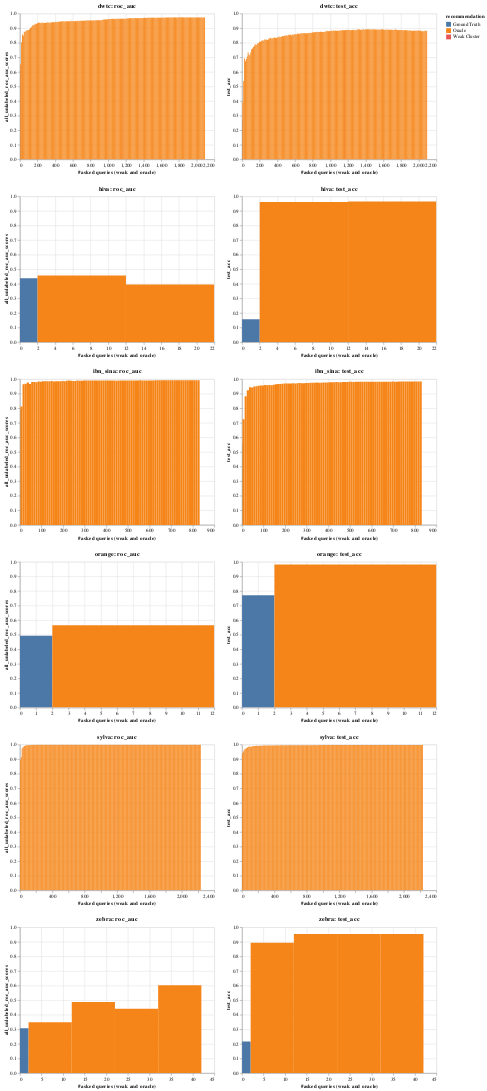

Notebook code cell kept with this figure:
### Code cell
pre_fetch_data(3)
visualise_top_n(3)

### Figure 1 — Vega-Lite specification as saved in the notebook (floating-point values rounded to 4 significant figures; data arrays with more than 128 entries replaced by an {"elided": "..."} marker saying what was removed)
{"config": {"view": {"continuousWidth": 400, "continuousHeight": 300}}, "vconcat": [{"hconcat": [{"mark": "rect", "encoding": {"color": {"type": "nominal", "field": "recommendation", "scale": {"scheme": "tableau10"}}, "tooltip": [{"type": "quantitative", "field": "iteration"}, {"type": "quantitative", "field": "f1"}, {"type": "quantitative", "field": "test_acc"}, {"type": "quantitative", "field": "all_unlabeled_roc_auc_scores"}, {"type": "quantitative", "field": "query_strong_accuracy_list"}, {"type": "quantitative", "field": "query_length"}, {"type": "nominal", "field": "recommendation"}], "x": {"type": "quantitative", "field": "asked_queries_end", "title": "#asked queries (weak and oracle)"}, "x2": {"field": "asked_queries"}, "y": {"type": "quantitative", "field": "all_unlabeled_roc_auc_scores", "scale": {"domain": [0, 1]}}}, "selection": {"selector205": {"type": "interval", "bind": "scales", "encodings": ["x", "y"]}}, "title": "dwtc: roc_auc"}, {"mark": "rect", "encoding": {"color": {"type": "nominal", "field": "recommendation", "scale": {"scheme": "tableau10"}}, "tooltip": [{"type": "quantitative", "field": "iteration"}, {"type": "quantitative", "field": "f1"}, {"type": "quantitative", "field": "test_acc"}, {"type": "quantitative", "field": "all_unlabeled_roc_auc_scores"}, {"type": "quantitative", "field": "query_strong_accuracy_list"}, {"type": "quantitative", "field": "query_length"}, {"type": "nominal", "field": "recommendation"}], "x": {"type": "quantitative", "field": "asked_queries_end", "title": "#asked queries (weak and oracle)"}, "x2": {"field": "asked_queries"}, "y": {"type": "quantitative", "field": "test_acc", "scale": {"domain": [0, 1]}}}, "selection": {"selector205": {"type": "interval", "bind": "scales", "encodings": ["x", "y"]}}, "title": "dwtc: test_acc"}], "data": {"name": "data-86c7d7504094e774080382de199ed3ca"}}, {"hconcat": [{"mark": "rect", "encoding": {"color": {"type": "nominal", "field": "recommendation", "scale": {"scheme": "tableau10"}}, "tooltip": [{"type": "quantitative", "field": "iteration"}, {"type": "quantitative", "field": "f1"}, {"type": "quantitative", "field": "test_acc"}, {"type": "quantitative", "field": "all_unlabeled_roc_auc_scores"}, {"type": "quantitative", "field": "query_strong_accuracy_list"}, {"type": "quantitative", "field": "query_length"}, {"type": "nominal", "field": "recommendation"}], "x": {"type": "quantitative", "field": "asked_queries_end", "title": "#asked queries (weak and oracle)"}, "x2": {"field": "asked_queries"}, "y": {"type": "quantitative", "field": "all_unlabeled_roc_auc_scores", "scale": {"domain": [0, 1]}}}, "selection": {"selector206": {"type": "interval", "bind": "scales", "encodings": ["x", "y"]}}, "title": "hiva: roc_auc"}, {"mark": "rect", "encoding": {"color": {"type": "nominal", "field": "recommendation", "scale": {"scheme": "tableau10"}}, "tooltip": [{"type": "quantitative", "field": "iteration"}, {"type": "quantitative", "field": "f1"}, {"type": "quantitative", "field": "test_acc"}, {"type": "quantitative", "field": "all_unlabeled_roc_auc_scores"}, {"type": "quantitative", "field": "query_strong_accuracy_list"}, {"type": "quantitative", "field": "query_length"}, {"type": "nominal", "field": "recommendation"}], "x": {"type": "quantitative", "field": "asked_queries_end", "title": "#asked queries (weak and oracle)"}, "x2": {"field": "asked_queries"}, "y": {"type": "quantitative", "field": "test_acc", "scale": {"domain": [0, 1]}}}, "selection": {"selector206": {"type": "interval", "bind": "scales", "encodings": ["x", "y"]}}, "title": "hiva: test_acc"}], "data": {"name": "data-441b51db387d90955b06e2236fc32f04"}}, {"hconcat": [{"mark": "rect", "encoding": {"color": {"type": "nominal", "field": "recommendation", "scale": {"scheme": "tableau10"}}, "tooltip": [{"type": "quantitative", "field": "iteration"}, {"type": "quantitative", "field": "f1"}, {"type": "quantitative", "field": "test_acc"}, {"type": "quantitative", "field": "all_unlabeled_roc_auc_scores"}, {"type": "quantitative", "field": "query_strong_accuracy_list"}, {"type": "quantitative", "field": "query_length"}, {"type": "nominal", "field": "recommendation"}], "x": {"type": "quantitative", "field": "asked_queries_end", "title": "#asked queries (weak and oracle)"}, "x2": {"field": "asked_queries"}, "y": {"type": "quantitative", "field": "all_unlabeled_roc_auc_scores", "scale": {"domain": [0, 1]}}}, "selection": {"selector207": {"type": "interval", "bind": "scales", "encodings": ["x", "y"]}}, "title": "ibn_sina: roc_auc"}, {"mark": "rect", "encoding": {"color": {"type": "nominal", "field": "recommendation", "scale": {"scheme": "tableau10"}}, "tooltip": [{"type": "quantitative", "field": "iteration"}, {"type": "quantitative", "field": "f1"}, {"type": "quantitative", "field": "test_acc"}, {"type": "quantitative", "field": "all_unlabeled_roc_auc_scores"}, {"type": "quantitative", "field": "query_strong_accuracy_list"}, {"type": "quantitative", "field": "query_length"}, {"type": "nominal", "field": "recommendation"}], "x": {"type": "quantitative", "field": "asked_queries_end", "title": "#asked queries (weak and oracle)"}, "x2": {"field": "asked_queries"}, "y": {"type": "quantitative", "field": "test_acc", "scale": {"domain": [0, 1]}}}, "selection": {"selector207": {"type": "interval", "bind": "scales", "encodings": ["x", "y"]}}, "title": "ibn_sina: test_acc"}], "data": {"name": "data-3ebfad9fd6dd216d67979ad9940a95c4"}}, {"hconcat": [{"mark": "rect", "encoding": {"color": {"type": "nominal", "field": "recommendation", "scale": {"scheme": "tableau10"}}, "tooltip": [{"type": "quantitative", "field": "iteration"}, {"type": "quantitative", "field": "f1"}, {"type": "quantitative", "field": "test_acc"}, {"type": "quantitative", "field": "all_unlabeled_roc_auc_scores"}, {"type": "quantitative", "field": "query_strong_accuracy_list"}, {"type": "quantitative", "field": "query_length"}, {"type": "nominal", "field": "recommendation"}], "x": {"type": "quantitative", "field": "asked_queries_end", "title": "#asked queries (weak and oracle)"}, "x2": {"field": "asked_queries"}, "y": {"type": "quantitative", "field": "all_unlabeled_roc_auc_scores", "scale": {"domain": [0, 1]}}}, "selection": {"selector208": {"type": "interval", "bind": "scales", "encodings": ["x", "y"]}}, "title": "orange: roc_auc"}, {"mark": "rect", "encoding": {"color": {"type": "nominal", "field": "recommendation", "scale": {"scheme": "tableau10"}}, "tooltip": [{"type": "quantitative", "field": "iteration"}, {"type": "quantitative", "field": "f1"}, {"type": "quantitative", "field": "test_acc"}, {"type": "quantitative", "field": "all_unlabeled_roc_auc_scores"}, {"type": "quantitative", "field": "query_strong_accuracy_list"}, {"type": "quantitative", "field": "query_length"}, {"type": "nominal", "field": "recommendation"}], "x": {"type": "quantitative", "field": "asked_queries_end", "title": "#asked queries (weak and oracle)"}, "x2": {"field": "asked_queries"}, "y": {"type": "quantitative", "field": "test_acc", "scale": {"domain": [0, 1]}}}, "selection": {"selector208": {"type": "interval", "bind": "scales", "encodings": ["x", "y"]}}, "title": "orange: test_acc"}], "data": {"name": "data-97ec995fb9584396f208af4c2eb66777"}}, {"hconcat": [{"mark": "rect", "encoding": {"color": {"type": "nominal", "field": "recommendation", "scale": {"scheme": "tableau10"}}, "tooltip": [{"type": "quantitative", "field": "iteration"}, {"type": "quantitative", "field": "f1"}, {"type": "quantitative", "field": "test_acc"}, {"type": "quantitative", "field": "all_unlabeled_roc_auc_scores"}, {"type": "quantitative", "field": "query_strong_accuracy_list"}, {"type": "quantitative", "field": "query_length"}, {"type": "nominal", "field": "recommendation"}], "x": {"type": "quantitative", "field": "asked_queries_end", "title": "#asked queries (weak and oracle)"}, "x2": {"field": "asked_queries"}, "y": {"type": "quantitative", "field": "all_unlabeled_roc_auc_scores", "scale": {"domain": [0, 1]}}}, "selection": {"selector209": {"type": "interval", "bind": "scales", "encodings": ["x", "y"]}}, "title": "sylva: roc_auc"}, {"mark": "rect", "encoding": {"color": {"type": "nominal", "field": "recommendation", "scale": {"scheme": "tableau10"}}, "tooltip": [{"type": "quantitative", "field": "iteration"}, {"type": "quantitative", "field": "f1"}, {"type": "quantitative", "field": "test_acc"}, {"type": "quantitative", "field": "all_unlabeled_roc_auc_scores"}, {"type": "quantitative", "field": "query_strong_accuracy_list"}, {"type": "quantitative", "field": "query_length"}, {"type": "nominal", "field": "recommendation"}], "x": {"type": "quantitative", "field": "asked_queries_end", "title": "#asked queries (weak and oracle)"}, "x2": {"field": "asked_queries"}, "y": {"type": "quantitative", "field": "test_acc", "scale": {"domain": [0, 1]}}}, "selection": {"selector209": {"type": "interval", "bind": "scales", "encodings": ["x", "y"]}}, "title": "sylva: test_acc"}], "data": {"name": "data-3457204060286b50a53770be193c1ab2"}}, {"hconcat": [{"mark": "rect", "encoding": {"color": {"type": "nominal", "field": "recommendation", "scale": {"scheme": "tableau10"}}, "tooltip": [{"type": "quantitative", "field": "iteration"}, {"type": "quantitative", "field": "f1"}, {"type": "quantitative", "field": "test_acc"}, {"type": "quantitative", "field": "all_unlabeled_roc_auc_scores"}, {"type": "quantitative", "field": "query_strong_accuracy_list"}, {"type": "quantitative", "field": "query_length"}, {"type": "nominal", "field": "recommendation"}], "x": {"type": "quantitative", "field": "asked_queries_end", "title": "#asked queries (weak and oracle)"}, "x2": {"field": "asked_queries"}, "y": {"type": "quantitative", "field": "all_unlabeled_roc_auc_scores", "scale": {"domain": [0, 1]}}}, "selection": {"selector210": {"type": "interval", "bind": "scales", "encodings": ["x", "y"]}}, "title": "zebra: roc_auc"}, {"mark": "rect", "encoding": {"color": {"type": "nominal", "field": "recommendation", "scale": {"scheme": "tableau10"}}, "tooltip": [{"type": "quantitative", "field": "iteration"}, {"type": "quantitative", "field": "f1"}, {"type": "quantitative", "field": "test_acc"}, {"type": "quantitative", "field": "all_unlabeled_roc_auc_scores"}, {"type": "quantitative", "field": "query_strong_accuracy_list"}, {"type": "quantitative", "field": "query_length"}, {"type": "nominal", "field": "recommendation"}], "x": {"type": "quantitative", "field": "asked_queries_end", "title": "#asked queries (weak and oracle)"}, "x2": {"field": "asked_queries"}, "y": {"type": "quantitative", "field": "test_acc", "scale": {"domain": [0, 1]}}}, "selection": {"selector210": {"type": "interval", "bind": "scales", "encodings": ["x", "y"]}}, "title": "zebra: test_acc"}], "data": {"name": "data-6445366b4731e386a305e75138919ada"}}], "$schema": "https://vega.github.io/schema/vega-lite/v4.0.2.json", "datasets": {"data-86c7d7504094e774080382de199ed3ca": {"elided": "211 records"}, "data-441b51db387d90955b06e2236fc32f04": [{"iteration": 0, "all_unlabeled_roc_auc_scores": 0.4379, "query_length": 2, "recommendation": "Ground Truth", "query_strong_accuracy_list": null, "f1": 0.2268, "test_acc": 0.1573, "asked_queries": 2, "asked_queries_end": 0}, {"iteration": 1, "all_unlabeled_roc_auc_scores": 0.4564, "query_length": 10, "recommendation": "Oracle", "query_strong_accuracy_list": null, "f1": 0.9459, "test_acc": 0.9614, "asked_queries": 12, "asked_queries_end": 2}, {"iteration": 2, "all_unlabeled_roc_auc_scores": 0.3947, "query_length": 10, "recommendation": "Oracle", "query_strong_accuracy_list": null, "f1": 0.9475, "test_acc": 0.9648, "asked_queries": 22, "asked_queries_end": 12}], "data-3ebfad9fd6dd216d67979ad9940a95c4": [{"iteration": 0, "all_unlabeled_roc_auc_scores": 0.79, "query_length": 2, "recommendation": "Ground Truth", "query_strong_accuracy_list": null, "f1": 0.5336, "test_acc": 0.5487, "asked_queries": 2, "asked_queries_end": 0}, {"iteration": 1, "all_unlabeled_roc_auc_scores": 0.8119, "query_length": 10, "recommendation": "Oracle", "query_strong_accuracy_list": null, "f1": 0.7248, "test_acc": 0.7242, "asked_queries": 12, "asked_queries_end": 2}, {"iteration": 2, "all_unlabeled_roc_auc_scores": 0.9649, "query_length": 10, "recommendation": "Oracle", "query_strong_accuracy_list": null, "f1": 0.8789, "test_acc": 0.8829, "asked_queries": 22, "asked_queries_end": 12}, {"iteration": 3, "all_unlabeled_roc_auc_scores": 0.9672, "query_length": 10, "recommendation": "Oracle", "query_strong_accuracy_list": null, "f1": 0.9229, "test_acc": 0.9232, "asked_queries": 32, "asked_queries_end": 22}, {"iteration": 4, "all_unlabeled_roc_auc_scores": 0.9772, "query_length": 10, "recommendation": "Oracle", "query_strong_accuracy_list": null, "f1": 0.944, "test_acc": 0.9441, "asked_queries": 42, "asked_queries_end": 32}, {"iteration": 5, "all_unlabeled_roc_auc_scores": 0.9668, "query_length": 10, "recommendation": "Oracle", "query_strong_accuracy_list": null, "f1": 0.9418, "test_acc": 0.9419, "asked_queries": 52, "asked_queries_end": 42}, {"iteration": 6, "all_unlabeled_roc_auc_scores": 0.9802, "query_length": 10, "recommendation": "Oracle", "query_strong_accuracy_list": null, "f1": 0.9491, "test_acc": 0.9492, "asked_queries": 62, "asked_queries_end": 52}, {"iteration": 7, "all_unlabeled_roc_auc_scores": 0.9793, "query_length": 10, "recommendation": "Oracle", "query_strong_accuracy_list": null, "f1": 0.951, "test_acc": 0.951, "asked_queries": 72, "asked_queries_end": 62}, {"iteration": 8, "all_unlabeled_roc_auc_scores": 0.9791, "query_length": 10, "recommendation": "Oracle", "query_strong_accuracy_list": null, "f1": 0.954, "test_acc": 0.954, "asked_queries": 82, "asked_queries_end": 72}, {"iteration": 9, "all_unlabeled_roc_auc_scores": 0.9828, "query_length": 10, "recommendation": "Oracle", "query_strong_accuracy_list": null, "f1": 0.9557, "test_acc": 0.9557, "asked_queries": 92, "asked_queries_end": 82}, {"iteration": 10, "all_unlabeled_roc_auc_scores": 0.9819, "query_length": 10, "recommendation": "Oracle", "query_strong_accuracy_list": null, "f1": 0.9555, "test_acc": 0.9559, "asked_queries": 102, "asked_queries_end": 92}, {"iteration": 11, "all_unlabeled_roc_auc_scores": 0.9857, "query_length": 10, "recommendation": "Oracle", "query_strong_accuracy_list": null, "f1": 0.9598, "test_acc": 0.96, "asked_queries": 112, "asked_queries_end": 102}, {"iteration": 12, "all_unlabeled_roc_auc_scores": 0.9844, "query_length": 10, "recommendation": "Oracle", "query_strong_accuracy_list": null, "f1": 0.958, "test_acc": 0.9582, "asked_queries": 122, "asked_queries_end": 112}, {"iteration": 13, "all_unlabeled_roc_auc_scores": 0.9858, "query_length": 10, "recommendation": "Oracle", "query_strong_accuracy_list": null, "f1": 0.9592, "test_acc": 0.9594, "asked_queries": 132, "asked_queries_end": 122}, {"iteration": 14, "all_unlabeled_roc_auc_scores": 0.9852, "query_length": 10, "recommendation": "Oracle", "query_strong_accuracy_list": null, "f1": 0.957, "test_acc": 0.9572, "asked_queries": 142, "asked_queries_end": 132}, {"iteration": 15, "all_unlabeled_roc_auc_scores": 0.987, "query_length": 10, "recommendation": "Oracle", "query_strong_accuracy_list": null, "f1": 0.9614, "test_acc": 0.9616, "asked_queries": 152, "asked_queries_end": 142}, {"iteration": 16, "all_unlabeled_roc_auc_scores": 0.9836, "query_length": 10, "recommendation": "Oracle", "query_strong_accuracy_list": null, "f1": 0.9646, "test_acc": 0.9648, "asked_queries": 162, "asked_queries_end": 152}, {"iteration": 17, "all_unlabeled_roc_auc_scores": 0.9846, "query_length": 10, "recommendation": "Oracle", "query_strong_accuracy_list": null, "f1": 0.9664, "test_acc": 0.9666, "asked_queries": 172, "asked_queries_end": 162}, {"iteration": 18, "all_unlabeled_roc_auc_scores": 0.9855, "query_length": 10, "recommendation": "Oracle", "query_strong_accuracy_list": null, "f1": 0.9669, "test_acc": 0.9669, "asked_queries": 182, "asked_queries_end": 172}, {"iteration": 19, "all_unlabeled_roc_auc_scores": 0.9849, "query_length": 10, "recommendation": "Oracle", "query_strong_accuracy_list": null, "f1": 0.9679, "test_acc": 0.9679, "asked_queries": 192, "asked_queries_end": 182}, {"iteration": 20, "all_unlabeled_roc_auc_scores": 0.9868, "query_length": 10, "recommendation": "Oracle", "query_strong_accuracy_list": null, "f1": 0.9688, "test_acc": 0.9689, "asked_queries": 202, "asked_queries_end": 192}, {"iteration": 21, "all_unlabeled_roc_auc_scores": 0.9851, "query_length": 10, "recommendation": "Oracle", "query_strong_accuracy_list": null, "f1": 0.9698, "test_acc": 0.9699, "asked_queries": 212, "asked_queries_end": 202}, {"iteration": 22, "all_unlabeled_roc_auc_scores": 0.9886, "query_length": 10, "recommendation": "Oracle", "query_strong_accuracy_list": null, "f1": 0.9702, "test_acc": 0.9703, "asked_queries": 222, "asked_queries_end": 212}, {"iteration": 23, "all_unlabeled_roc_auc_scores": 0.9898, "query_length": 10, "recommendation": "Oracle", "query_strong_accuracy_list": null, "f1": 0.97, "test_acc": 0.97, "asked_queries": 232, "asked_queries_end": 222}, {"iteration": 24, "all_unlabeled_roc_auc_scores": 0.9886, "query_length": 10, "recommendation": "Oracle", "query_strong_accuracy_list": null, "f1": 0.9713, "test_acc": 0.9713, "asked_queries": 242, "asked_queries_end": 232}, {"iteration": 25, "all_unlabeled_roc_auc_scores": 0.9863, "query_length": 10, "recommendation": "Oracle", "query_strong_accuracy_list": null, "f1": 0.9702, "test_acc": 0.9703, "asked_queries": 252, "asked_queries_end": 242}, {"iteration": 26, "all_unlabeled_roc_auc_scores": 0.9866, "query_length": 10, "recommendation": "Oracle", "query_strong_accuracy_list": null, "f1": 0.972, "test_acc": 0.9721, "asked_queries": 262, "asked_queries_end": 252}, {"iteration": 27, "all_unlabeled_roc_auc_scores": 0.9896, "query_length": 10, "recommendation": "Oracle", "query_strong_accuracy_list": null, "f1": 0.9727, "test_acc": 0.9728, "asked_queries": 272, "asked_queries_end": 262}, {"iteration": 28, "all_unlabeled_roc_auc_scores": 0.9882, "query_length": 10, "recommendation": "Oracle", "query_strong_accuracy_list": null, "f1": 0.9709, "test_acc": 0.971, "asked_queries": 282, "asked_queries_end": 272}, {"iteration": 29, "all_unlabeled_roc_auc_scores": 0.9886, "query_length": 10, "recommendation": "Oracle", "query_strong_accuracy_list": null, "f1": 0.972, "test_acc": 0.9721, "asked_queries": 292, "asked_queries_end": 282}, {"iteration": 30, "all_unlabeled_roc_auc_scores": 0.9898, "query_length": 10, "recommendation": "Oracle", "query_strong_accuracy_list": null, "f1": 0.9724, "test_acc": 0.9725, "asked_queries": 302, "asked_queries_end": 292}, {"iteration": 31, "all_unlabeled_roc_auc_scores": 0.9905, "query_length": 10, "recommendation": "Oracle", "query_strong_accuracy_list": null, "f1": 0.9736, "test_acc": 0.9736, "asked_queries": 312, "asked_queries_end": 302}, {"iteration": 32, "all_unlabeled_roc_auc_scores": 0.99, "query_length": 10, "recommendation": "Oracle", "query_strong_accuracy_list": null, "f1": 0.974, "test_acc": 0.9741, "asked_queries": 322, "asked_queries_end": 312}, {"iteration": 33, "all_unlabeled_roc_auc_scores": 0.99, "query_length": 10, "recommendation": "Oracle", "query_strong_accuracy_list": null, "f1": 0.975, "test_acc": 0.975, "asked_queries": 332, "asked_queries_end": 322}, {"iteration": 34, "all_unlabeled_roc_auc_scores": 0.99, "query_length": 10, "recommendation": "Oracle", "query_strong_accuracy_list": null, "f1": 0.9751, "test_acc": 0.9752, "asked_queries": 342, "asked_queries_end": 332}, {"iteration": 35, "all_unlabeled_roc_auc_scores": 0.9898, "query_length": 10, "recommendation": "Oracle", "query_strong_accuracy_list": null, "f1": 0.9759, "test_acc": 0.9759, "asked_queries": 352, "asked_queries_end": 342}, {"iteration": 36, "all_unlabeled_roc_auc_scores": 0.9899, "query_length": 10, "recommendation": "Oracle", "query_strong_accuracy_list": null, "f1": 0.9751, "test_acc": 0.9752, "asked_queries": 362, "asked_queries_end": 352}, {"iteration": 37, "all_unlabeled_roc_auc_scores": 0.9906, "query_length": 10, "recommendation": "Oracle", "query_strong_accuracy_list": null, "f1": 0.9756, "test_acc": 0.9757, "asked_queries": 372, "asked_queries_end": 362}, {"iteration": 38, "all_unlabeled_roc_auc_scores": 0.9907, "query_length": 10, "recommendation": "Oracle", "query_strong_accuracy_list": null, "f1": 0.9763, "test_acc": 0.9764, "asked_queries": 382, "asked_queries_end": 372}, {"iteration": 39, "all_unlabeled_roc_auc_scores": 0.9908, "query_length": 10, "recommendation": "Oracle", "query_strong_accuracy_list": null, "f1": 0.9763, "test_acc": 0.9763, "asked_queries": 392, "asked_queries_end": 382}, {"iteration": 40, "all_unlabeled_roc_auc_scores": 0.9906, "query_length": 10, "recommendation": "Oracle", "query_strong_accuracy_list": null, "f1": 0.9769, "test_acc": 0.9769, "asked_queries": 402, "asked_queries_end": 392}, {"iteration": 41, "all_unlabeled_roc_auc_scores": 0.9898, "query_length": 10, "recommendation": "Oracle", "query_strong_accuracy_list": null, "f1": 0.978, "test_acc": 0.978, "asked_queries": 412, "asked_queries_end": 402}, {"iteration": 42, "all_unlabeled_roc_auc_scores": 0.9901, "query_length": 10, "recommendation": "Oracle", "query_strong_accuracy_list": null, "f1": 0.9787, "test_acc": 0.9788, "asked_queries": 422, "asked_queries_end": 412}, {"iteration": 43, "all_unlabeled_roc_auc_scores": 0.9903, "query_length": 10, "recommendation": "Oracle", "query_strong_accuracy_list": null, "f1": 0.9781, "test_acc": 0.9782, "asked_queries": 432, "asked_queries_end": 422}, {"iteration": 44, "all_unlabeled_roc_auc_scores": 0.9905, "query_length": 10, "recommendation": "Oracle", "query_strong_accuracy_list": null, "f1": 0.9791, "test_acc": 0.9791, "asked_queries": 442, "asked_queries_end": 432}, {"iteration": 45, "all_unlabeled_roc_auc_scores": 0.9894, "query_length": 10, "recommendation": "Oracle", "query_strong_accuracy_list": null, "f1": 0.9786, "test_acc": 0.9787, "asked_queries": 452, "asked_queries_end": 442}, {"iteration": 46, "all_unlabeled_roc_auc_scores": 0.9907, "query_length": 10, "recommendation": "Oracle", "query_strong_accuracy_list": null, "f1": 0.9781, "test_acc": 0.9781, "asked_queries": 462, "asked_queries_end": 452}, {"iteration": 47, "all_unlabeled_roc_auc_scores": 0.991, "query_length": 10, "recommendation": "Oracle", "query_strong_accuracy_list": null, "f1": 0.9802, "test_acc": 0.9802, "asked_queries": 472, "asked_queries_end": 462}, {"iteration": 48, "all_unlabeled_roc_auc_scores": 0.9906, "query_length": 10, "recommendation": "Oracle", "query_strong_accuracy_list": null, "f1": 0.9802, "test_acc": 0.9802, "asked_queries": 482, "asked_queries_end": 472}, {"iteration": 49, "all_unlabeled_roc_auc_scores": 0.9901, "query_length": 10, "recommendation": "Oracle", "query_strong_accuracy_list": null, "f1": 0.9806, "test_acc": 0.9806, "asked_queries": 492, "asked_queries_end": 482}, {"iteration": 50, "all_unlabeled_roc_auc_scores": 0.99, "query_length": 10, "recommendation": "Oracle", "query_strong_accuracy_list": null, "f1": 0.9813, "test_acc": 0.9813, "asked_queries": 502, "asked_queries_end": 492}, {"iteration": 51, "all_unlabeled_roc_auc_scores": 0.9905, "query_length": 10, "recommendation": "Oracle", "query_strong_accuracy_list": null, "f1": 0.9808, "test_acc": 0.9809, "asked_queries": 512, "asked_queries_end": 502}, {"iteration": 52, "all_unlabeled_roc_auc_scores": 0.9896, "query_length": 10, "recommendation": "Oracle", "query_strong_accuracy_list": null, "f1": 0.9803, "test_acc": 0.9803, "asked_queries": 522, "asked_queries_end": 512}, {"iteration": 53, "all_unlabeled_roc_auc_scores": 0.9902, "query_length": 10, "recommendation": "Oracle", "query_strong_accuracy_list": null, "f1": 0.981, "test_acc": 0.981, "asked_queries": 532, "asked_queries_end": 522}, {"iteration": 54, "all_unlabeled_roc_auc_scores": 0.9905, "query_length": 10, "recommendation": "Oracle", "query_strong_accuracy_list": null, "f1": 0.981, "test_acc": 0.9811, "asked_queries": 542, "asked_queries_end": 532}, {"iteration": 55, "all_unlabeled_roc_auc_scores": 0.9906, "query_length": 10, "recommendation": "Oracle", "query_strong_accuracy_list": null, "f1": 0.9812, "test_acc": 0.9813, "asked_queries": 552, "asked_queries_end": 542}, {"iteration": 56, "all_unlabeled_roc_auc_scores": 0.9913, "query_length": 10, "recommendation": "Oracle", "query_strong_accuracy_list": null, "f1": 0.9809, "test_acc": 0.981, "asked_queries": 562, "asked_queries_end": 552}, {"iteration": 57, "all_unlabeled_roc_auc_scores": 0.9905, "query_length": 10, "recommendation": "Oracle", "query_strong_accuracy_list": null, "f1": 0.9816, "test_acc": 0.9816, "asked_queries": 572, "asked_queries_end": 562}, {"iteration": 58, "all_unlabeled_roc_auc_scores": 0.991, "query_length": 10, "recommendation": "Oracle", "query_strong_accuracy_list": null, "f1": 0.982, "test_acc": 0.982, "asked_queries": 582, "asked_queries_end": 572}, {"iteration": 59, "all_unlabeled_roc_auc_scores": 0.9907, "query_length": 10, "recommendation": "Oracle", "query_strong_accuracy_list": null, "f1": 0.9815, "test_acc": 0.9816, "asked_queries": 592, "asked_queries_end": 582}, {"iteration": 60, "all_unlabeled_roc_auc_scores": 0.9903, "query_length": 10, "recommendation": "Oracle", "query_strong_accuracy_list": null, "f1": 0.9814, "test_acc": 0.9815, "asked_queries": 602, "asked_queries_end": 592}, {"iteration": 61, "all_unlabeled_roc_auc_scores": 0.9901, "query_length": 10, "recommendation": "Oracle", "query_strong_accuracy_list": null, "f1": 0.9814, "test_acc": 0.9815, "asked_queries": 612, "asked_queries_end": 602}, {"iteration": 62, "all_unlabeled_roc_auc_scores": 0.9896, "query_length": 10, "recommendation": "Oracle", "query_strong_accuracy_list": null, "f1": 0.9819, "test_acc": 0.9819, "asked_queries": 622, "asked_queries_end": 612}, {"iteration": 63, "all_unlabeled_roc_auc_scores": 0.9916, "query_length": 10, "recommendation": "Oracle", "query_strong_accuracy_list": null, "f1": 0.9816, "test_acc": 0.9816, "asked_queries": 632, "asked_queries_end": 622}, {"iteration": 64, "all_unlabeled_roc_auc_scores": 0.9913, "query_length": 10, "recommendation": "Oracle", "query_strong_accuracy_list": null, "f1": 0.982, "test_acc": 0.982, "asked_queries": 642, "asked_queries_end": 632}, {"iteration": 65, "all_unlabeled_roc_auc_scores": 0.9918, "query_length": 10, "recommendation": "Oracle", "query_strong_accuracy_list": null, "f1": 0.9822, "test_acc": 0.9822, "asked_queries": 652, "asked_queries_end": 642}, {"iteration": 66, "all_unlabeled_roc_auc_scores": 0.9918, "query_length": 10, "recommendation": "Oracle", "query_strong_accuracy_list": null, "f1": 0.9817, "test_acc": 0.9817, "asked_queries": 662, "asked_queries_end": 652}, {"iteration": 67, "all_unlabeled_roc_auc_scores": 0.9915, "query_length": 10, "recommendation": "Oracle", "query_strong_accuracy_list": null, "f1": 0.9824, "test_acc": 0.9824, "asked_queries": 672, "asked_queries_end": 662}, {"iteration": 68, "all_unlabeled_roc_auc_scores": 0.9912, "query_length": 10, "recommendation": "Oracle", "query_strong_accuracy_list": null, "f1": 0.9825, "test_acc": 0.9825, "asked_queries": 682, "asked_queries_end": 672}, {"iteration": 69, "all_unlabeled_roc_auc_scores": 0.9917, "query_length": 10, "recommendation": "Oracle", "query_strong_accuracy_list": null, "f1": 0.9822, "test_acc": 0.9822, "asked_queries": 692, "asked_queries_end": 682}, {"iteration": 70, "all_unlabeled_roc_auc_scores": 0.992, "query_length": 10, "recommendation": "Oracle", "query_strong_accuracy_list": null, "f1": 0.9829, "test_acc": 0.9829, "asked_queries": 702, "asked_queries_end": 692}, {"iteration": 71, "all_unlabeled_roc_auc_scores": 0.9918, "query_length": 10, "recommendation": "Oracle", "query_strong_accuracy_list": null, "f1": 0.9824, "test_acc": 0.9825, "asked_queries": 712, "asked_queries_end": 702}, {"iteration": 72, "all_unlabeled_roc_auc_scores": 0.9918, "query_length": 10, "recommendation": "Oracle", "query_strong_accuracy_list": null, "f1": 0.9824, "test_acc": 0.9825, "asked_queries": 722, "asked_queries_end": 712}, {"iteration": 73, "all_unlabeled_roc_auc_scores": 0.9913, "query_length": 10, "recommendation": "Oracle", "query_strong_accuracy_list": null, "f1": 0.9828, "test_acc": 0.9828, "asked_queries": 732, "asked_queries_end": 722}, {"iteration": 74, "all_unlabeled_roc_auc_scores": 0.9921, "query_length": 10, "recommendation": "Oracle", "query_strong_accuracy_list": null, "f1": 0.9827, "test_acc": 0.9827, "asked_queries": 742, "asked_queries_end": 732}, {"iteration": 75, "all_unlabeled_roc_auc_scores": 0.9917, "query_length": 10, "recommendation": "Oracle", "query_strong_accuracy_list": null, "f1": 0.9831, "test_acc": 0.9831, "asked_queries": 752, "asked_queries_end": 742}, {"iteration": 76, "all_unlabeled_roc_auc_scores": 0.9918, "query_length": 10, "recommendation": "Oracle", "query_strong_accuracy_list": null, "f1": 0.9827, "test_acc": 0.9827, "asked_queries": 762, "asked_queries_end": 752}, {"iteration": 77, "all_unlabeled_roc_auc_scores": 0.9926, "query_length": 10, "recommendation": "Oracle", "query_strong_accuracy_list": null, "f1": 0.9827, "test_acc": 0.9827, "asked_queries": 772, "asked_queries_end": 762}, {"iteration": 78, "all_unlabeled_roc_auc_scores": 0.9928, "query_length": 10, "recommendation": "Oracle", "query_strong_accuracy_list": null, "f1": 0.9831, "test_acc": 0.9831, "asked_queries": 782, "asked_queries_end": 772}, {"iteration": 79, "all_unlabeled_roc_auc_scores": 0.9923, "query_length": 10, "recommendation": "Oracle", "query_strong_accuracy_list": null, "f1": 0.9827, "test_acc": 0.9827, "asked_queries": 792, "asked_queries_end": 782}, {"iteration": 80, "all_unlabeled_roc_auc_scores": 0.9926, "query_length": 10, "recommendation": "Oracle", "query_strong_accuracy_list": null, "f1": 0.9829, "test_acc": 0.9829, "asked_queries": 802, "asked_queries_end": 792}, {"iteration": 81, "all_unlabeled_roc_auc_scores": 0.9925, "query_length": 10, "recommendation": "Oracle", "query_strong_accuracy_list": null, "f1": 0.9831, "test_acc": 0.9832, "asked_queries": 812, "asked_queries_end": 802}, {"iteration": 82, "all_unlabeled_roc_auc_scores": 0.9928, "query_length": 10, "recommendation": "Oracle", "query_strong_accuracy_list": null, "f1": 0.9835, "test_acc": 0.9835, "asked_queries": 822, "asked_queries_end": 812}, {"iteration": 83, "all_unlabeled_roc_auc_scores": 0.9919, "query_length": 10, "recommendation": "Oracle", "query_strong_accuracy_list": null, "f1": 0.9827, "test_acc": 0.9827, "asked_queries": 832, "asked_queries_end": 822}], "data-97ec995fb9584396f208af4c2eb66777": [{"iteration": 0, "all_unlabeled_roc_auc_scores": 0.4938, "query_length": 2, "recommendation": "Ground Truth", "query_strong_accuracy_list": null, "f1": 0.8555, "test_acc": 0.7715, "asked_queries": 2, "asked_queries_end": 0}, {"iteration": 1, "all_unlabeled_roc_auc_scores": 0.5655, "query_length": 10, "recommendation": "Oracle", "query_strong_accuracy_list": null, "f1": 0.9734, "test_acc": 0.9822, "asked_queries": 12, "asked_queries_end": 2}], "data-3457204060286b50a53770be193c1ab2": {"elided": "224 records"}, "data-6445366b4731e386a305e75138919ada": [{"iteration": 0, "all_unlabeled_roc_auc_scores": 0.3081, "query_length": 2, "recommendation": "Ground Truth", "query_strong_accuracy_list": null, "f1": 0.3199, "test_acc": 0.2166, "asked_queries": 2, "asked_queries_end": 0}, {"iteration": 1, "all_unlabeled_roc_auc_scores": 0.3494, "query_length": 10, "recommendation": "Oracle", "query_strong_accuracy_list": null, "f1": 0.9033, "test_acc": 0.8948, "asked_queries": 12, "asked_queries_end": 2}, {"iteration": 2, "all_unlabeled_roc_auc_scores": 0.4879, "query_length": 10, "recommendation": "Oracle", "query_strong_accuracy_list": null, "f1": 0.9317, "test_acc": 0.9537, "asked_queries": 22, "asked_queries_end": 12}, {"iteration": 3, "all_unlabeled_roc_auc_scores": 0.4408, "query_length": 10, "recommendation": "Oracle", "query_strong_accuracy_list": null, "f1": 0.9319, "test_acc": 0.9543, "asked_queries": 32, "asked_queries_end": 22}, {"iteration": 4, "all_unlabeled_roc_auc_scores": 0.6022, "query_length": 10, "recommendation": "Oracle", "query_strong_accuracy_list": null, "f1": 0.9319, "test_acc": 0.9543, "asked_queries": 42, "asked_queries_end": 32}]}}
